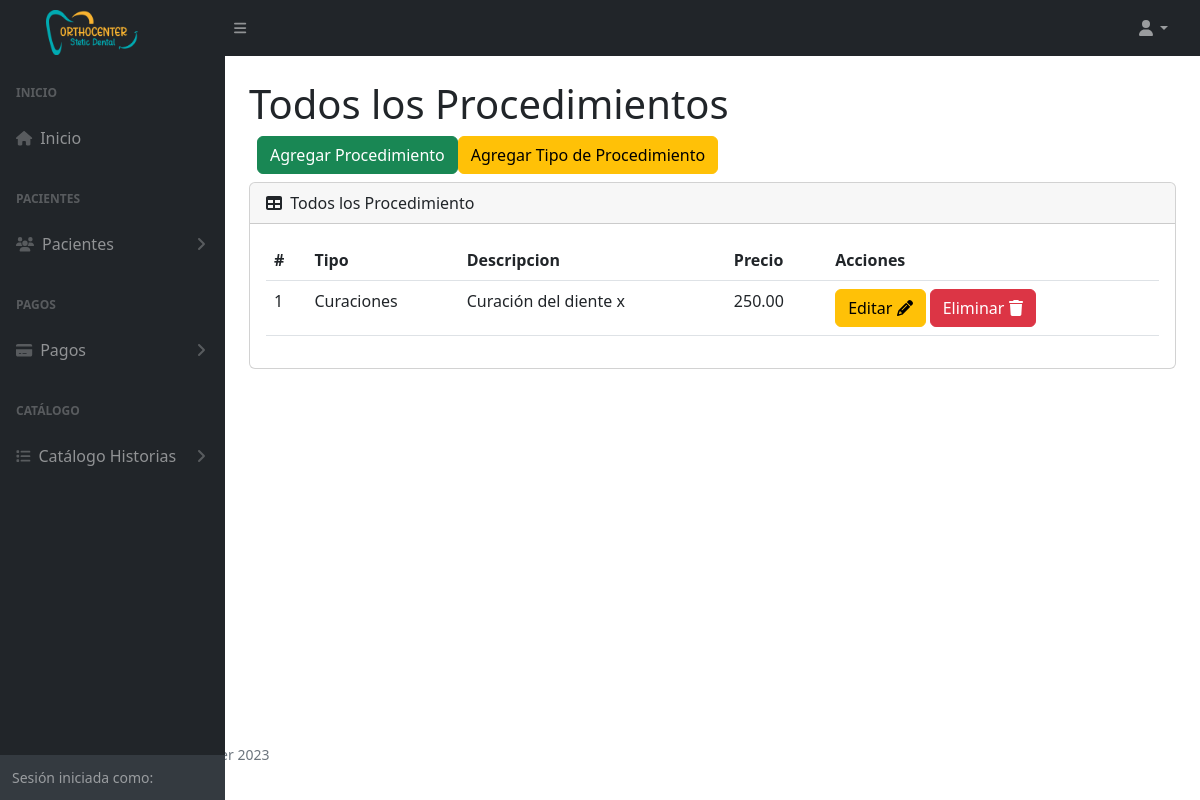
The page /procedimientos (signed in) on the database as committed earlier.
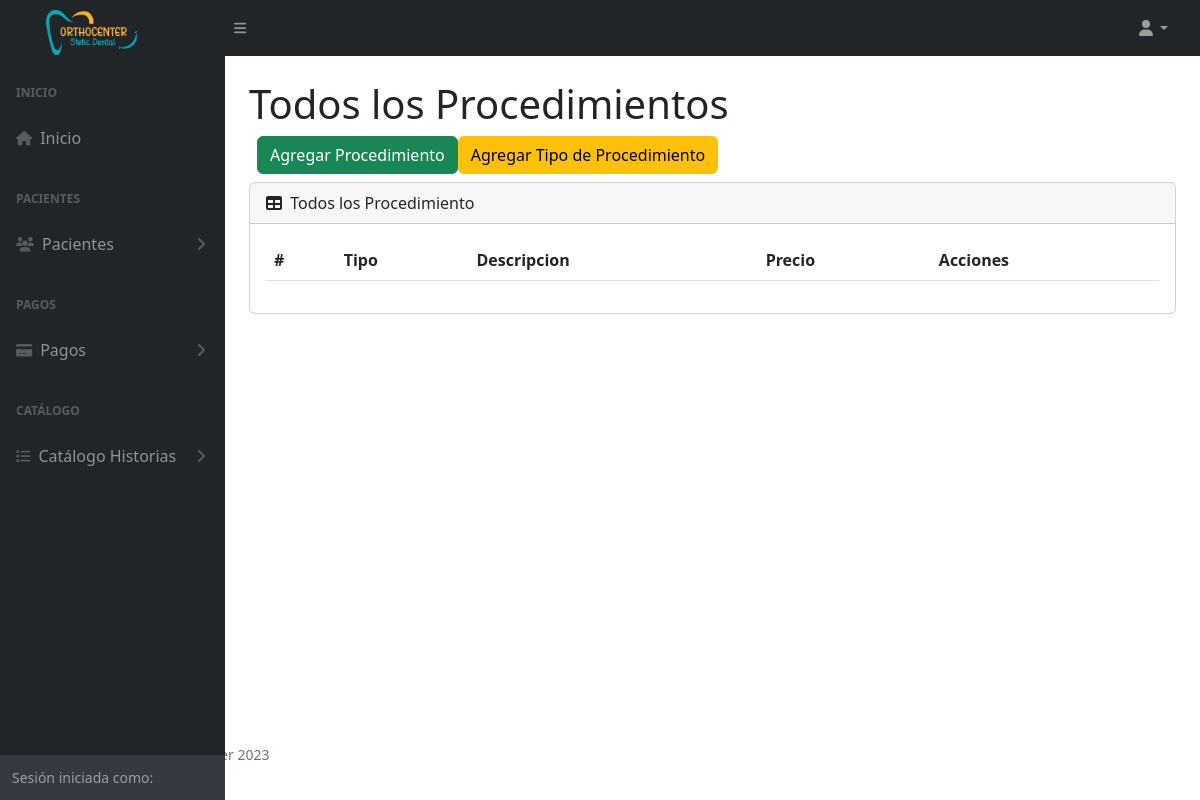
The same page on the database as committed later.
### tables this page shows
CREATE TABLE `tba_procedimiento`  (
  `IdProcedimiento` int NOT NULL AUTO_INCREMENT,
  `NombreProcedimiento` varchar(150) NOT NULL,
  `PrecioPromedio` decimal(10, 2) NOT NULL,
  `IdTipoProcedimiento` int NOT NULL,
  `FechaCreacion` datetime NOT NULL,
  `FechaActualizacion` datetime NOT NULL,
  PRIMARY KEY (`IdProcedimiento`) USING BTREE,
  INDEX `tba_procedimiento_fkTipoProcedimiento`(`IdTipoProcedimiento`) USING BTREE,
  CONSTRAINT `fk_tipoprocedimiento_procedimiento` FOREIGN KEY (`IdTipoProcedimiento`) REFERENCES `tba_tipoprocedimiento` (`IdTipoProcedimiento`) ON DELETE RESTRICT ON UPDATE RESTRICT
);

CREATE TABLE `tba_tipoprocedimiento`  (
  `IdTipoProcedimiento` int NOT NULL AUTO_INCREMENT,
  `NombreTipoProcedimiento` varchar(100) NOT NULL,
  PRIMARY KEY (`IdTipoProcedimiento`) USING BTREE
);

### controller/plantilla.controller.php (called while the page is built, shortened)
<?php
class ControllerPlantilla
{
  static public function ctrPlantilla()
  {
    include "view/plantilla.php";
  }
}

### index.php (called while the page is built, shortened)
<?php
require_once "controller/plantilla.controller.php";
require_once "controller/procedimientos.controller.php";
require_once "controller/pagos.controller.php";
require_once "model/procedimientos.model.php";
$plantilla = new ControllerPlantilla();
$plantilla -> ctrPlantilla();

### controller/procedimientos.controller.php (called while the page is built, shortened)
<?php
class ControllerProcedimientos
{
  public static function ctrMostrarProcedimientos()
  {
    $tabla = "tba_procedimiento";
    $listaProcedimientos = ModelProcedimientos::mdlMostrarProcedimientos($tabla);
    return $listaProcedimientos;
  }
}

### model/conexion.php (called while the page is built)
<?php
class Conexion
{
  static public function conn()
  {
    $link = new PDO("mysql:host=localhost;dbname=db_orthocenter","root","");
		$link->exec("set names utf8");
		return $link;
  }
}

### model/procedimientos.model.php (called while the page is built, shortened)
<?php
require_once "conexion.php";
class ModelProcedimientos
{
  public static function mdlMostrarProcedimientos($tabla)
  {
    $statement = Conexion::conn()->prepare("SELECT tba_procedimiento.IdProcedimiento, tba_procedimiento.NombreProcedimiento, tba_procedimiento.PrecioPromedio, tba_procedimiento.IdTipoProcedimiento, tba_tipoprocedimiento.NombreTipoProcedimiento FROM $tabla INNER JOIN tba_tipoprocedimiento ON tba_procedimiento.IdTipoProcedimiento = tba_tipoprocedimiento.IdTipoProcedimiento ORDER BY IdProcedimiento DESC");
    $statement -> execute();
    return $statement -> fetchAll();
  }
}

### view/modules/procedimientos.php (the view, shortened to what this page needs)
</div>
        </div>
        <div class="sb-sidenav-footer">
          <div class="small">Sesión iniciada como:</div>
        </div>
      </nav>
    </div>
    <div id="layoutSidenav_content">
      <main class="bg">
        <div class="container-fluid px-4">
          <h1 class="mt-4">Todos los Procedimientos</h1>
          <div class="d-flex m-2">
              <button type="button" class="btn btn-success" data-bs-toggle="modal" data-bs-target="#modalAgregarProcedimiento">
                Agregar Procedimiento
              </button>
              <button type="button" class="btn btn-warning" data-bs-toggle="modal" data-bs-target="#modalAgregarTipoProcedimiento">
                Agregar Tipo de Procedimiento
              </button>
            </div>
          <div class="card mb-4">
            <div class="card-header">
              <i class="fas fa-table me-1"></i>
              Todos los Procedimiento
            </div>
            <div class="card-body">
              <table id="datatablesSimple" class="data-table-Procedimiento table">
                <thead>
                  <tr>
                    <th>#</th>
                    <th>Tipo</th>
                    <th>Descripcion</th>
                    <th>Precio</th>
                    <th>Acciones</th>
                  </tr>
                </thead>
                <tbody>
                  <?php
                  $listaProcedimientos = ControllerProcedimientos::ctrMostrarProcedimientos();
                  foreach ($listaProcedimientos as $key => $value)
                  {
                    echo
                    '<tr>
                      <td>'.($key + 1).'</td>
                      <td>'.$value["NombreTipoProcedimiento"].'</td>
                      <td>'.$value["NombreProcedimiento"].'</td>
                      <td>'.$value["PrecioPromedio"].'</td>
                      <td>
                        <button class="btn btn-warning btnEditarProcedimiento" codProcedimiento="'.$value["IdProcedimiento"].'" data-bs-toggle="modal" data-bs-target="#modalEditarProcedimiento">Editar <i class="fa-solid fa-pencil"></i></button>
                        <button class="btn btn-danger btnEliminarProcedimiento" codProcedimiento="'.$value["IdProcedimiento"].'">Eliminar <i class="fa-solid fa-trash"></i></button>
                      </td>
                    </tr>';
                  }
                  ?>
                </tbody>
              </table>
            </div>
          </div>
        </div>
      </main>
    </div>
  </div>

Rows that differ between the two databases and show on the page:
removed tba_procedimiento: IdTipoProcedimiento.NombreTipoProcedimiento "Curaciones", NombreProcedimiento "Curación del diente x", PrecioPromedio "250.00"
